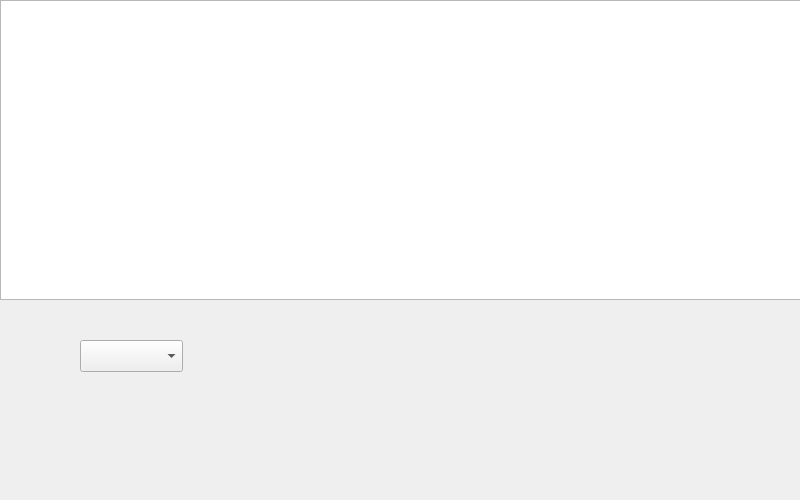
<?xml version="1.0" encoding="UTF-8"?>
<ui version="4.0">
 <class>CustomerSearch</class>
 <widget class="QWidget" name="CustomerSearch">
  <property name="geometry">
   <rect>
    <x>0</x>
    <y>0</y>
    <width>800</width>
    <height>500</height>
   </rect>
  </property>
  <property name="windowTitle">
   <string>Form</string>
  </property>
  <widget class="QColumnView" name="columnView">
   <property name="geometry">
    <rect>
     <x>0</x>
     <y>0</y>
     <width>1000</width>
     <height>300</height>
    </rect>
   </property>
  </widget>
  <widget class="QComboBox" name="comboBox">
   <property name="geometry">
    <rect>
     <x>80</x>
     <y>340</y>
     <width>103</width>
     <height>32</height>
    </rect>
   </property>
  </widget>
 </widget>
 <resources/>
 <connections/>
</ui>
